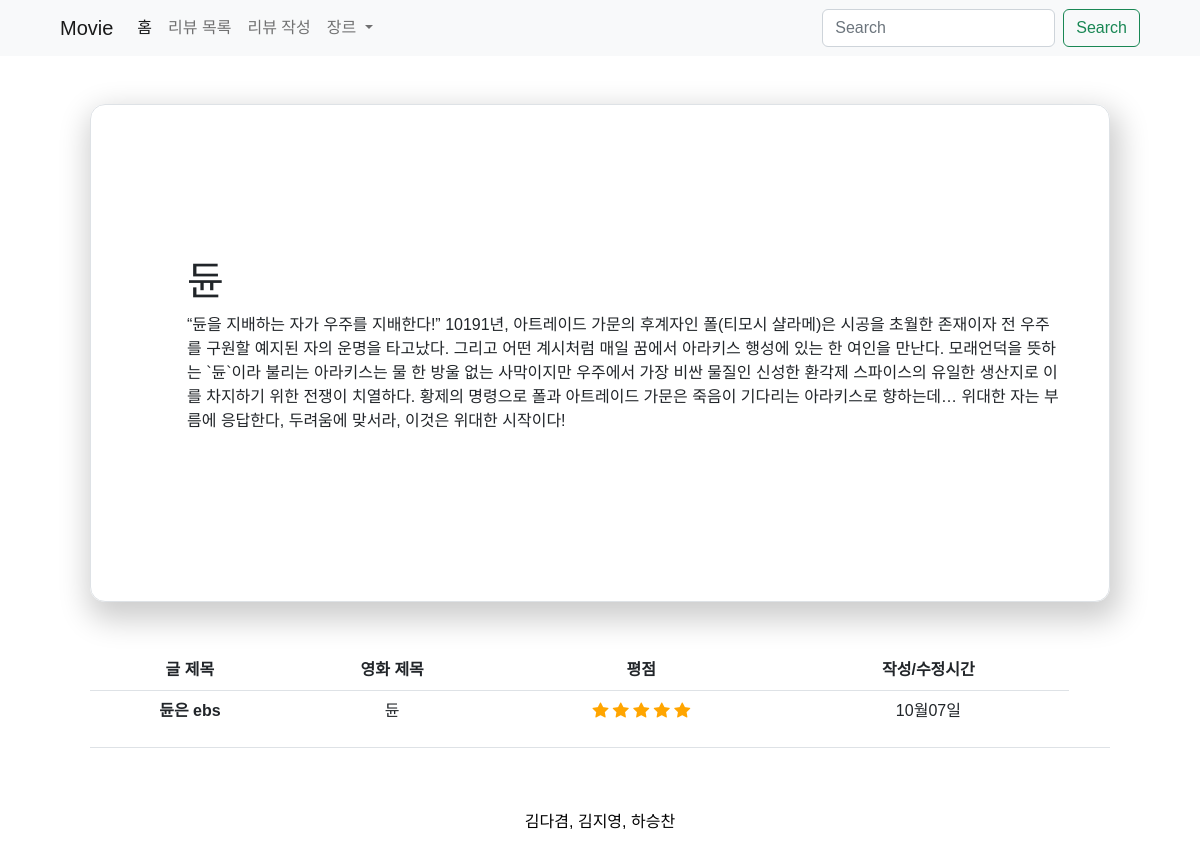
The page /movies/5/movie_detail on the database its author committed.
### movies/models.py (models this page shows)
class Movie(models.Model):
    movie_title = models.CharField(max_length=30)
    movie_conent = models.TextField()

class Review(models.Model):
    title = models.CharField(max_length=30)
    content = models.TextField()
    movie_name = models.CharField(max_length=30, choices=title_table)
    grade = models.IntegerField(choices=RATE_CHOICES)
    created_at = models.DateField(auto_now_add=True)
    updated_at = models.DateField(auto_now=True)
    genre = models.CharField(max_length=5, choices=genre_table)

### movies/views.py (the view)
# urls.py: path("<int:pk>/movie_detail", views.movie_detail, name="movie_detail"),
def movie_detail(request, pk):
    movie = Movie.objects.get(pk=pk)
    movie_get_title = movie.movie_title
    movie_filter = Review.objects.filter(movie_name=movie_get_title)
    dt_img_list = {
    2: 'https://an2-img.amz.wtchn.net/image/v2/chphdsVeY3rZbgV09N1kSw.jpg?jwt=ZXlKaGJHY2lPaUpJVXpJMU5pSjkuZXlKdmNIUnpJanBiSW1SZk5Ea3dlRGN3TUhFNE1DSmRMQ0p3SWpvaUwzWXlMM04wYjNKbEwybHRZV2RsTHpFMk5qSTFNekUyT0RBM016azRPVE00TlRRaWZRLjE0aGxoN2lkS3dZX1ZqVWd2MHlJeEpULXV3WlZRcjU1dllMNnVVaEVCc0U',
    3: 'https://an2-img.amz.wtchn.net/image/v2/8_d-c7PXw6gZ4kbRV0z4EA.jpg?jwt=ZXlKaGJHY2lPaUpJVXpJMU5pSjkuZXlKdmNIUnpJanBiSW1SZk5Ea3dlRGN3TUhFNE1DSmRMQ0p3SWpvaUwzWXlMM04wYjNKbEwybHRZV2RsTHpFMk5qSTFNekU1TVRJeE1EWXlNRGN4T0RraWZRLnNLb1ZqWTIxcnZscXZnR2xVOVNRTnJQcEpoUHl6bTRLaG1YUTl5SFNwMnM',
    4: 'https://an2-img.amz.wtchn.net/image/v2/A3w93ZJKG1mmpfhnT4fviA.jpg?jwt=ZXlKaGJHY2lPaUpJVXpJMU5pSjkuZXlKdmNIUnpJanBiSW1SZk5Ea3dlRGN3TUhFNE1DSmRMQ0p3SWpvaUwzWXlMM04wYjNKbEwybHRZV2RsTHpFMk5qRTJPVFF4TWprMU1EVTROakkwTVRjaWZRLjhlVmVkcUhkQzVSa1E3R1VCc1lKSG92aW9KdlZRSDljTk00UmVyYk1ibnM',
    5: 'https://an2-img.amz.wtchn.net/image/v2/LORpaHa1ccOKSEB_1aS6SA.jpg?jwt=ZXlKaGJHY2lPaUpJVXpJMU5pSjkuZXlKdmNIUnpJanBiSW1SZk5Ea3dlRGN3TUhFNE1DSmRMQ0p3SWpvaUwzWXlMM04wYjNKbEwybHRZV2RsTHpFMk16STNPVEU0TWprek1ERXpOVGd5TkRraWZRLkcxY2d5eFQzY193WmhINm5wUkdZTFFKRmJDbHVoai1sME9wUDNMMFV0aUE',
    6: 'https://an2-img.amz.wtchn.net/image/v2/b-HjLSBuEhkWB1VylnIeyA.jpg?jwt=ZXlKaGJHY2lPaUpJVXpJMU5pSjkuZXlKdmNIUnpJanBiSW1SZk5Ea3dlRGN3TUhFNE1DSmRMQ0p3SWpvaUwzWXlMM04wYjNKbEwybHRZV2RsTHpFMk5qTXpNVE15TkRnME5UWTRNakEwT0RJaWZRLmp4Qk9lS3MtdnVrU093V1k0NFpfVjBoWUlUUE9WT3JiOFhKclM0UTJuVWc',
    7: 'https://an2-img.amz.wtchn.net/image/v2/Oa-1ShMGkP6KeN0oMtbysQ.jpg?jwt=ZXlKaGJHY2lPaUpJVXpJMU5pSjkuZXlKdmNIUnpJanBiSW1SZk5Ea3dlRGN3TUhFNE1DSmRMQ0p3SWpvaUwzWXlMM04wYjNKbEwybHRZV2RsTHpFMk5qTTRNVE0zTURZME9EVXhNamN4TXpBaWZRLkk4dF80SkZLQkQ3Tld1c3JQMXR3Y1R1UkRPUW5CNVliemNzM0NlamdEWjQ',
    8: 'https://an2-img.amz.wtchn.net/image/v2/bw4jfVYFEl8JQKAtu6btTA.jpg?jwt=ZXlKaGJHY2lPaUpJVXpJMU5pSjkuZXlKdmNIUnpJanBiSW1SZk5Ea3dlRGN3TUhFNE1DSmRMQ0p3SWpvaUwzWXhMM2x5WVRKM1pqRmtOSFJoYkc5NU5YRXpPWFYzSW4wLmF5Wk5HNmhtejZsVF9UVU83ZXpYV015ak95UDZVdkR5ZlRNTzJKX2NVUG8',
    9: 'https://an2-img.amz.wtchn.net/image/v2/jSs8bTuAHmCKAs7W_B730A.jpg?jwt=ZXlKaGJHY2lPaUpJVXpJMU5pSjkuZXlKdmNIUnpJanBiSW1SZk5Ea3dlRGN3TUhFNE1DSmRMQ0p3SWpvaUwzWXlMM04wYjNKbEwybHRZV2RsTHpFMk5qTTRNVFF4TXpnMk1EY3pNVGt5T1RnaWZRLnNmOTMtay1qbG0zN1F6a0taSkg3RWdWUjc3SlNaSktHcE5sMEZSNlJxOTA',}
    poster_img= dt_img_list.get(pk)
    context = {
        'movie': movie,
        'movie_filter': movie_filter,
        'poster_img':poster_img
    }
    return render(request, 'movies/movie_detail.html', context)

### movies/templates/movies/movie_detail.html (shortened to what this page needs)
{% extends 'base.html' %}
{% block content %}
  <div class="container p-5">
    <div class="d-flex border p-5" style="height: 100%; box-shadow: 4px 12px 30px 6px rgb(0 0 0 / 20%); border-radius: 15px;">
      <div class="my-auto ms-5">
        <h1>{{ movie.movie_title }}</h1>
        <p>{{ movie.movie_conent }}</p>
      </div>
    </div>
    <table class="table text-center mt-5">
      <thead>
        <tr>
          <th scope="col">글 제목</th>
          <th scope="col">영화 제목</th>
          <th scope="col">평점</th>
          <th scope="col">작성/수정시간</th>
        </tr>
      </thead>
      <tbody class="mb-0">
        {% for review in movie_filter %}
          <tr>
            <th scope="row">
              <a href="{% url 'movies:detail' review.pk %}" class="text-decoration-none text-dark">{{ review.title }}</a>
            </th>
            <td>{{ review.movie_name }}</td>
            <td>
              {% if review.grade == 5 %}
                <p>
                  <i class="bi bi-star-fill" style="color:orange;"></i>
                  <i class="bi bi-star-fill" style="color:orange;"></i>
                  <i class="bi bi-star-fill" style="color:orange;"></i>
                  <i class="bi bi-star-fill" style="color:orange;"></i>
                  <i class="bi bi-star-fill" style="color:orange;"></i>
                </p>
              {% endif %}
            </td>
            <td>
              {% if review.created_at == review.updated_at %}
                {{ review.created_at|date:'m월d일' }}
              {% endif %}
            </td>
            <td>
            </td>
          </tr>
        {% endfor %}
      </tbody>
    </table>
  </div>
{% endblock %}

### templates/base.html (style rules this page uses)
* { font-family: "Noto Sans KR", sans-serif; }

### rows shown on the page
Movie: movie_title "듄", movie_conent "“듄을 지배하는 자가 우주를 지배한다!” 10191년, 아트레이드 가문의 후계자인 폴(티모시 샬라메)은 시공을 초월한 존재이자 전 우주를 구원할 예지된 자의 운명을 타고났다. 그리고 어떤 계시처럼 매일 꿈에서 아라키스 행성에 있는 한 여인을 만난다. 모래언덕을 뜻하는 `듄`이라 불리는 아라키스는 물 한 방울 없는 사막이지만 우주에서 가장 비싼 물질인 신성한 환각제 스파이스의 유일한 생산지로 이를 차지하기 위한 전쟁이 치열하다. 황제의 명령으로 폴과 아트레이드 가문은 죽음이 기다리는 아라키스로 향하는데… 위대한 자는 부름에 응답한다, 두려움에 맞서라, 이것은 위대한 시작이다!"
Review: title "듄은 ebs", movie_name "듄", grade 5 (drawn), created_at "10월07일"
